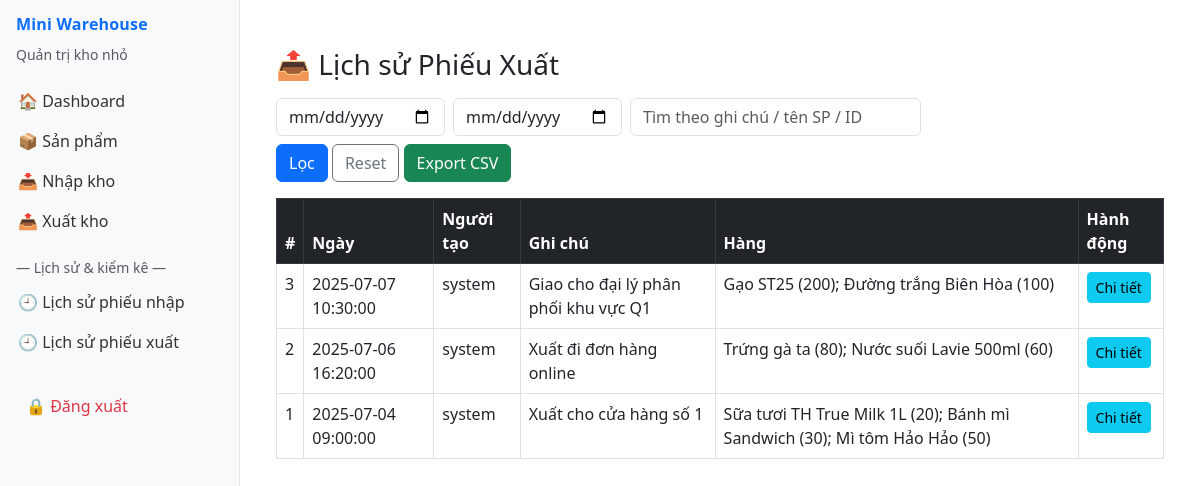
Screenshot of /public/phieu_xuat_list.php (signed in) with the database file from the repository.
### tables this page shows
CREATE TABLE phieu_xuat (
    id INT AUTO_INCREMENT PRIMARY KEY,
    ngay_tao DATETIME DEFAULT CURRENT_TIMESTAMP,
    ghi_chu TEXT
);

### public/phieu_xuat_list.php (the view, shortened to what this page needs)
<?php
include __DIR__ . '/../includes/db_connect.php';
include __DIR__ . '/../includes/layouts/admin_layout.php';
$from = isset($_GET['from']) && $_GET['from'] !== '' ? $_GET['from'] : null;
$to   = isset($_GET['to']) && $_GET['to'] !== '' ? $_GET['to'] : null;
$q    = isset($_GET['q']) ? trim($_GET['q']) : '';
$dbName = $conn->query("SELECT DATABASE()")->fetch_row()[0];
$colCheckStmt = $conn->prepare("
  SELECT COUNT(*)
  FROM INFORMATION_SCHEMA.COLUMNS
  WHERE TABLE_SCHEMA = ? AND TABLE_NAME = 'phieu_xuat' AND COLUMN_NAME = 'created_by'
");
$colCheckStmt->bind_param("s", $dbName);
$colCheckStmt->execute();
$colExists = $colCheckStmt->get_result()->fetch_row()[0] > 0;
if ($colExists) {
    $selectUser = "COALESCE(u.username,'system') AS created_by_name, ";
    $joinUser = "LEFT JOIN users u ON p.created_by = u.id ";
} else {
    $selectUser = "'system' AS created_by_name, ";
    $joinUser = "";
}
$sql = "SELECT p.id, p.ngay_tao, p.ghi_chu, {$selectUser}
        GROUP_CONCAT(CONCAT(sp.ten_san_pham,' (', ct.so_luong, ')') SEPARATOR '; ') AS items
        FROM phieu_xuat p
        {$joinUser}
        JOIN chi_tiet_phieu_xuat ct ON ct.id_phieu_xuat = p.id
        JOIN san_pham sp ON sp.id = ct.id_san_pham
        WHERE 1=1 ";
$params = [];
$types = '';
$sql .= " GROUP BY p.id ORDER BY p.ngay_tao DESC LIMIT 1000";
if (!empty($params)) {
    $stmt = $conn->prepare($sql);
    $stmt->bind_param($types, ...$params);
    $stmt->execute();
    $res = $stmt->get_result();
} else {
    $res = $conn->query($sql);
}
?>
<div class="container mt-4">
  <h3 class="mb-3">📤 Lịch sử Phiếu Xuất</h3>
  <form class="row g-2 mb-3" method="get">
    <div class="col-auto"><input type="date" name="from" value="<?= htmlspecialchars($from ?? '') ?>" class="form-control"></div>
    <div class="col-auto"><input type="date" name="to"   value="<?= htmlspecialchars($to ?? '') ?>" class="form-control"></div>
    <div class="col-md-4"><input type="text" name="q" class="form-control" placeholder="Tìm theo ghi chú / tên SP / ID" value="<?= htmlspecialchars($q) ?>"></div>
    <div class="col-auto">
      <button class="btn btn-primary">Lọc</button>
      <a class="btn btn-outline-secondary" href="phieu_xuat_list.php">Reset</a>
      <a class="btn btn-success" href="<?= 'phieu_xuat_list.php?from=' . urlencode($from ?? '') . '&to=' . urlencode($to ?? '') . '&q=' . urlencode($q) . '&export=csv' ?>">Export CSV</a>
    </div>
  </form>
  <div class="table-responsive">
    <table class="table table-bordered">
      <thead class="table-dark"><tr><th>#</th><th>Ngày</th><th>Người tạo</th><th>Ghi chú</th><th>Hàng</th><th>Hành động</th></tr></thead>
      <tbody>
      <?php if (!$res || $res->num_rows === 0): ?>
        <tr><td colspan="6" class="text-center">Không có phiếu nào.</td></tr>
      <?php else: while ($r = $res->fetch_assoc()): ?>
        <tr>
          <td><?= $r['id'] ?></td>
          <td><?= $r['ngay_tao'] ?></td>
          <td><?= htmlspecialchars($r['created_by_name']) ?></td>
          <td><?= htmlspecialchars($r['ghi_chu']) ?></td>
          <td class="text-start"><?= htmlspecialchars($r['items']) ?></td>
          <td><a href="phieu_xuat_detail.php?id=<?= $r['id'] ?>" class="btn btn-sm btn-info">Chi tiết</a></td>
        </tr>
      <?php endwhile; endif; ?>
      </tbody>
    </table>
  </div>
</div>

### includes/layouts/admin_layout.php (style rules this page uses)
:root { --sidebar-width:240px; }
body { min-height:100vh; display:flex; }

### rows the page displays
phieu_xuat: id "3", ngay_tao "2025-07-07 10:30:00", created_by_name "system", ghi_chu "Giao cho đại lý phân phối khu vực Q1", items "Gạo ST25 (200); Đường trắng Biên Hòa (100)"
phieu_xuat: id "2", ngay_tao "2025-07-06 16:20:00", created_by_name "system", ghi_chu "Xuất đi đơn hàng online", items "Trứng gà ta (80); Nước suối Lavie 500ml (60)"
phieu_xuat: id "1", ngay_tao "2025-07-04 09:00:00", created_by_name "system", ghi_chu "Xuất cho cửa hàng số 1", items "Sữa tươi TH True Milk 1L (20); Bánh mì Sandwich (30); Mì tôm Hảo Hảo (50)"
